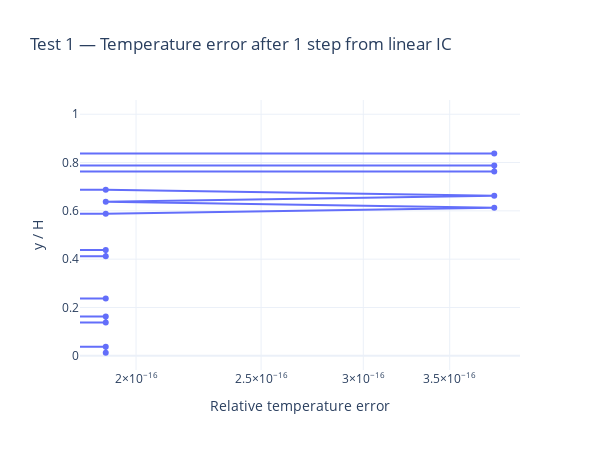

Notebook cell for this chart:
### Code cell
# Plot temperature error after 1 step
fig = go.Figure()
fig.add_trace(go.Scatter(
    x=T_err_rel,
    y=y_cells / H,
    mode="lines+markers",
    name="|T_after - T_exact| / dT",
))
fig.update_xaxes(title_text="Relative temperature error", type="log")
fig.update_yaxes(title_text="y / H")
fig.update_layout(
    title="Test 1 — Temperature error after 1 step from linear IC",
    width=600, height=450,
)
fig.show()

### Figure 1 — Plotly figure (JSON) as saved in the notebook; plotly's stock layout.template omitted (floating-point values rounded to 4 significant figures)
{"data": [{"mode": "lines+markers", "name": "|T_after - T_exact| / dT", "type": "scatter", "x": [1.895e-16, 1.895e-16, 0.0, 0.0, 0.0, 1.895e-16, 1.895e-16, 0.0, 0.0, 1.895e-16, 0.0, 0.0, 0.0, 0.0, 0.0, 0.0, 1.895e-16, 1.895e-16, 0.0, 0.0, 0.0, 0.0, 0.0, 1.895e-16, 3.79e-16, 1.895e-16, 3.79e-16, 1.895e-16, 0.0, 0.0, 3.79e-16, 3.79e-16, 0.0, 3.79e-16, 0.0, 0.0, 0.0, 0.0, 0.0, 0.0], "y": [0.0125, 0.0375, 0.0625, 0.0875, 0.1125, 0.1375, 0.1625, 0.1875, 0.2125, 0.2375, 0.2625, 0.2875, 0.3125, 0.3375, 0.3625, 0.3875, 0.4125, 0.4375, 0.4625, 0.4875, 0.5125, 0.5375, 0.5625, 0.5875, 0.6125, 0.6375, 0.6625, 0.6875, 0.7125, 0.7375, 0.7625, 0.7875, 0.8125, 0.8375, 0.8625, 0.8875, 0.9125, 0.9375, 0.9625, 0.9875]}], "layout": {"height": 450, "title": {"text": "Test 1 — Temperature error after 1 step from linear IC"}, "width": 600, "xaxis": {"title": {"text": "Relative temperature error"}, "type": "log"}, "yaxis": {"title": {"text": "y / H"}}}}
